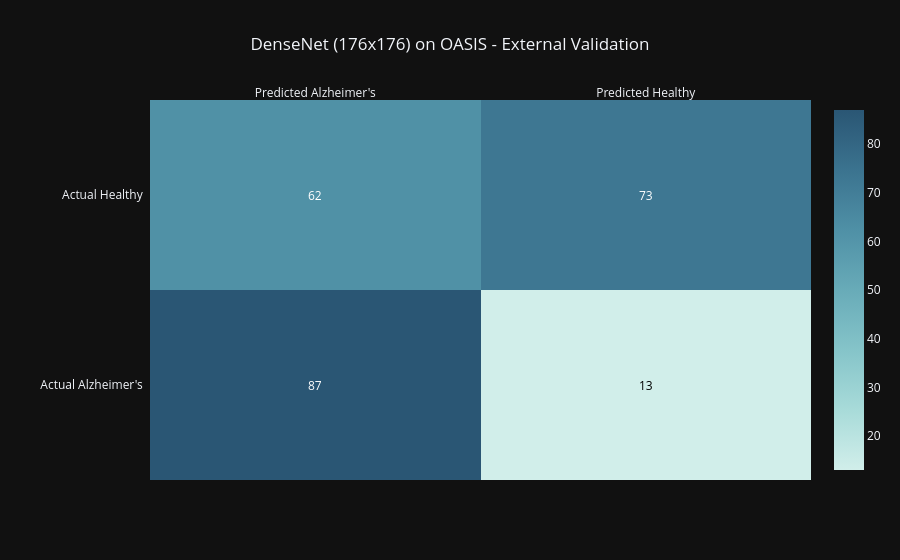

Notebook cell for this chart:
### Markdown cell above
## 3. Performance Visualization Dashboard
Generating interactive Plotly line charts to visually map the network's learning curve. We plot the **Training Accuracy vs. Validation Accuracy** and **Training Loss vs. Validation Loss** to ensure the model converges smoothly without divergent overfitting spikes.

### Code cell
import pandas as pd
import numpy as np
from tensorflow.keras.preprocessing.image import ImageDataGenerator
from tensorflow.keras.models import load_model
from sklearn.metrics import classification_report, confusion_matrix
import plotly.figure_factory as ff

print("--- EXTERNAL VALIDATION: OASIS (High-Res 176x176) ---")

# 1. Load the upgraded DenseNet Model
model = load_model("DenseNet_SMOTE_176.keras")

# 2. Load the untouched OASIS Binary Dataset
oasis_df = pd.read_csv("OASIS_Enhanced_Ready.csv") # <--- THE ONLY CHANGE
oasis_df['Target'] = oasis_df['Target'].astype(str)

print(f"Loading {len(oasis_df)} external patients from OASIS vault...\n")

# 3. Create Testing Generator (CRITICAL FIX: target_size updated to 176x176)
test_datagen = ImageDataGenerator(rescale=1./255)

test_generator = test_datagen.flow_from_dataframe(
    dataframe=oasis_df, 
    x_col="Image_Path", 
    y_col="Target",
    target_size=(176, 176), # <--- High-Res mapping
    color_mode="rgb", 
    class_mode="binary", 
    batch_size=16, 
    shuffle=False, 
    validate_filenames=False
)

# 4. Run the High-Res 4-Class Predictions
print("\nScanning OASIS cohort with 176x176 DenseNet...")
predictions_4_class = model.predict(test_generator, steps=len(test_generator), verbose=1)

# 5. THE DATA ENGINEERING BRIDGE (4 Classes -> 2 Classes)
# predictions_4_class outputs: [NonDemented, VeryMild, Mild, Moderate]
# We sum the probabilities of the 3 "Sick" columns
sick_probabilities = np.sum(predictions_4_class[:, 1:4], axis=1)

# Apply our 35% medical safety threshold for high Recall
predicted_binary_classes = (sick_probabilities >= 0.35).astype(int)
true_labels = test_generator.classes

# 6. Generate the Final Report
print("\n--- FINAL OASIS EXTERNAL VALIDATION ---")
target_names = ['Healthy (0)', "Alzheimer's (1)"]
print(classification_report(true_labels, predicted_binary_classes, target_names=target_names))

# 7. Plotly Confusion Matrix
cm = confusion_matrix(true_labels, predicted_binary_classes)

z = [[cm[1][1], cm[1][0]], 
     [cm[0][1], cm[0][0]]]
x = ['Predicted Alzheimer\'s', 'Predicted Healthy']
y = ['Actual Alzheimer\'s', 'Actual Healthy']

fig = ff.create_annotated_heatmap(
    z, x=x, y=y, 
    colorscale='Teal', 
    showscale=True
)

fig.update_layout(
    title_text='DenseNet (176x176) on OASIS - External Validation',
    title_x=0.5,
    template="plotly_dark",
    margin=dict(t=100, l=150)
)

fig.show()

### Figure 1 — Plotly figure (JSON) as saved in the notebook; plotly's stock layout.template omitted (floating-point values rounded to 4 significant figures)
{"data": [{"colorscale": [[0, "rgb(209, 238, 234)"], [0.1667, "rgb(168, 219, 217)"], [0.3333, "rgb(133, 196, 201)"], [0.5, "rgb(104, 171, 184)"], [0.6667, "rgb(79, 144, 166)"], [0.8333, "rgb(59, 115, 143)"], [1, "rgb(42, 86, 116)"]], "reversescale": false, "showscale": true, "type": "heatmap", "x": ["Predicted Alzheimer's", "Predicted Healthy"], "y": ["Actual Alzheimer's", "Actual Healthy"], "z": [[87, 13], [62, 73]]}], "layout": {"annotations": [{"font": {"color": "#FFFFFF"}, "showarrow": false, "text": "87", "x": "Predicted Alzheimer's", "xref": "x", "y": "Actual Alzheimer's", "yref": "y"}, {"font": {"color": "#000000"}, "showarrow": false, "text": "13", "x": "Predicted Healthy", "xref": "x", "y": "Actual Alzheimer's", "yref": "y"}, {"font": {"color": "#FFFFFF"}, "showarrow": false, "text": "62", "x": "Predicted Alzheimer's", "xref": "x", "y": "Actual Healthy", "yref": "y"}, {"font": {"color": "#FFFFFF"}, "showarrow": false, "text": "73", "x": "Predicted Healthy", "xref": "x", "y": "Actual Healthy", "yref": "y"}], "margin": {"l": 150, "t": 100}, "title": {"text": "DenseNet (176x176) on OASIS - External Validation", "x": 0.5}, "xaxis": {"dtick": 1, "gridcolor": "rgb(0, 0, 0)", "side": "top", "ticks": ""}, "yaxis": {"dtick": 1, "ticks": "", "ticksuffix": "  "}}}
